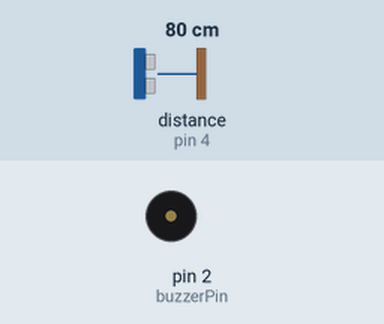
A sketch run on a simulated Arduino Uno, built with avr-gcc and run on an emulated ATmega328P. Parts: buzzer (waves = sounding). Wiring (inferred from the names in the program): ultrasonic range finder: trigger pin 3; echo pin 4. The inputs (shaded band) are chosen by the test bench; at power-on: distance to the obstacle (sensor on pin 4) 80 cm. The echo pulse lasts 58.3 µs per cm.

Above: at 1.2 s.
1.3 s: distance to the obstacle (sensor on pin 4) set to 39 cm
2.8 s: distance to the obstacle (sensor on pin 4) set to 33 cm
At 3.05 s:
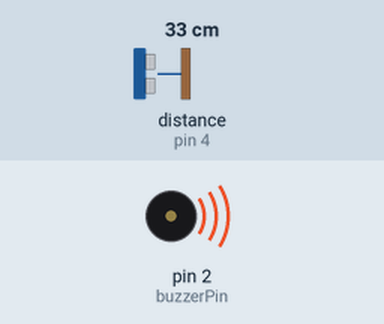
5.8 s: distance to the obstacle (sensor on pin 4) set to 60 cm
At 7.2 s:
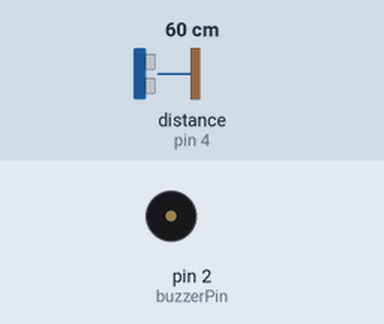
7.6 s: distance to the obstacle (sensor on pin 4) set to 2 cm
At 7.85 s:
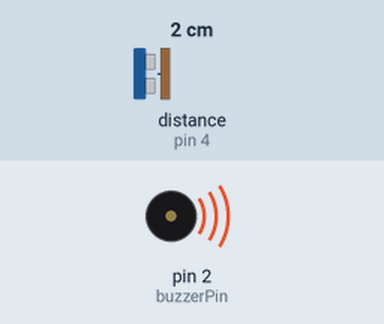
Timing chart, 0 to 11.6 s (numbered marks = the images above; inputs shaded):
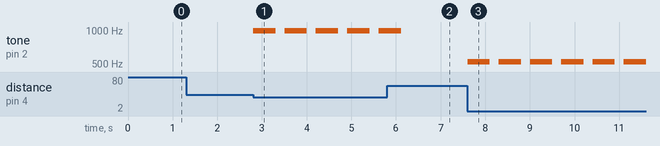

Measured:
- the behaviour switches between 37 and 36 cm on distance to the obstacle (sensor on pin 4) (found by bisection; images 0 and 1)
- after the input at 1.3 s, every drawn part: stays the same
- after the input at 2.8 s, tone on pin 2 (buzzerPin): alternates 987 Hz for 0.50 s and silent for 0.20 s, starting at once
- after the input at 5.8 s, tone on pin 2 (buzzerPin): goes on until 6.1 s, then stays silent
- after the input at 7.6 s, tone on pin 2 (buzzerPin): alternates 523 Hz for 0.50 s and silent for 0.20 s, starting at once

The sketch:

Sensor_ultras_nico_y_buzzer.ino
```cpp
/*
   Fundación Kinal
   Centro educativo tecnico laboral Kinal
   quinto perito
   Quinto electronica
   Código técnico: PE5BV
   Curso: Taller de electronica digital y reparacion de computadoras I
   Proyecto: practica 5/ Sensor ultrasónico y buzzer
   Alumno: Carlos Argueta Serech
   carnet:2022335
   Fecha: 28/04/23
*/

//Sensor
const int trigPin = 3;
const int echoPin = 4;

//buzzer y sus espesificaciones en variables
int buzzerPin = 2;
long duration;
int distance;
int duracion = 500;
int retardo = 700;

//Tonos , notas
int do_ = 523.25;
int re = 587.33;
int mi = 659.26;
int fa = 698.46;
int sol = 783.99;
int la = 880.00;
int si = 987.77;

//salidas/entradas
void setup()
{
  pinMode(trigPin, OUTPUT);
  pinMode(echoPin, INPUT);
  pinMode(buzzerPin, OUTPUT);
}

void loop()
{
  //tiempo y lector del sensor
  digitalWrite(trigPin, LOW);
  delayMicroseconds(2);
  digitalWrite(trigPin, HIGH);
  delayMicroseconds(10);
  digitalWrite(trigPin, LOW);
  duration = pulseIn(echoPin, HIGH);
  distance = duration * 0.034 / 2;
  // distancia comparada con la anterior
  //nota DO
  if (distance <= 5 && distance >= 0)
  {
    tone(buzzerPin, do_, duracion);
    delay(retardo);
  }
  //nota RE
  if (distance <= 10 && distance >= 6)
  {
    tone(buzzerPin, re, duracion);
    delay(retardo);
  }
  //nota MI
  if (distance <= 15 && distance >= 11)
  {
    tone(buzzerPin, mi, duracion);
    delay(retardo);
  }
  //nota FA
  if (distance <= 20 && distance >= 16)
  {
    tone(buzzerPin, fa, duracion);
    delay(retardo);
  }
  //nota SOL
  if (distance <= 25 && distance >= 21)
  {
    tone(buzzerPin, sol, duracion);
    delay(retardo);
  }//nota LA
  if (distance <= 30 && distance >= 26)
  {
    tone(buzzerPin, la, duracion);
    delay(retardo);
  }
  //nota si
  if (distance <= 35 && distance >= 31)
  {
    tone(buzzerPin, si, duracion);
    delay(retardo);
  }
}
```
